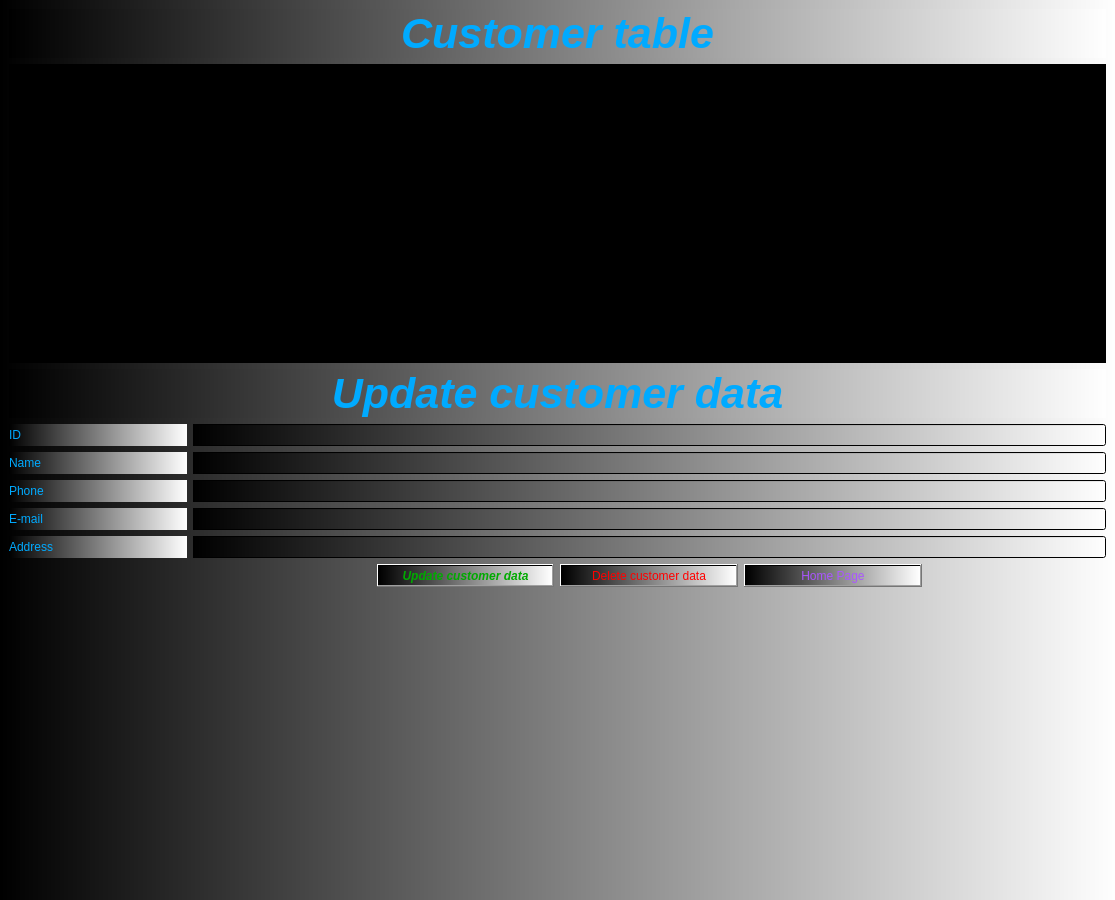
<?xml version="1.0" encoding="UTF-8"?>
<ui version="4.0">
 <class>CustomerTable</class>
 <widget class="QMainWindow" name="CustomerTable">
  <property name="geometry">
   <rect>
    <x>0</x>
    <y>0</y>
    <width>1115</width>
    <height>900</height>
   </rect>
  </property>
  <property name="font">
   <font>
    <pointsize>12</pointsize>
    <italic>true</italic>
    <bold>true</bold>
   </font>
  </property>
  <property name="windowTitle">
   <string>Customer Table</string>
  </property>
  <property name="windowIcon">
   <iconset resource="MYPICTURES.qrc">
    <normaloff>:/picture/new-arrival.png</normaloff>:/picture/new-arrival.png</iconset>
  </property>
  <property name="toolTip">
   <string>Customer Table</string>
  </property>
  <property name="styleSheet">
   <string notr="true">color: rgb(0, 170, 255);
background-color: qlineargradient(spread:pad, x1:0, y1:0, x2:1, y2:0, stop:0 rgba(0, 0, 0, 255), stop:1 rgba(255, 255, 255, 255));</string>
  </property>
  <widget class="QWidget" name="centralwidget">
   <layout class="QGridLayout" name="gridLayout_2">
    <item row="0" column="0">
     <layout class="QGridLayout" name="gridLayout">
      <item row="0" column="0" colspan="6">
       <widget class="QLabel" name="label">
        <property name="font">
         <font>
          <pointsize>32</pointsize>
          <italic>true</italic>
          <bold>true</bold>
         </font>
        </property>
        <property name="text">
         <string>Customer table</string>
        </property>
        <property name="alignment">
         <set>Qt::AlignCenter</set>
        </property>
       </widget>
      </item>
      <item row="1" column="0" colspan="6">
       <widget class="QTableView" name="tableView_customer">
        <property name="font">
         <font>
          <pointsize>10</pointsize>
          <italic>true</italic>
          <bold>true</bold>
         </font>
        </property>
        <property name="styleSheet">
         <string notr="true">background-color: rgb(0, 0, 0);</string>
        </property>
        <property name="editTriggers">
         <set>QAbstractItemView::NoEditTriggers</set>
        </property>
        <property name="alternatingRowColors">
         <bool>true</bool>
        </property>
        <attribute name="horizontalHeaderDefaultSectionSize">
         <number>157</number>
        </attribute>
        <attribute name="verticalHeaderVisible">
         <bool>false</bool>
        </attribute>
       </widget>
      </item>
      <item row="2" column="0" colspan="6">
       <widget class="QLabel" name="label_id">
        <property name="font">
         <font>
          <pointsize>32</pointsize>
          <italic>true</italic>
          <bold>true</bold>
         </font>
        </property>
        <property name="text">
         <string>Update customer data</string>
        </property>
        <property name="alignment">
         <set>Qt::AlignCenter</set>
        </property>
       </widget>
      </item>
      <item row="3" column="0">
       <widget class="QLabel" name="label_3">
        <property name="text">
         <string>ID</string>
        </property>
       </widget>
      </item>
      <item row="3" column="1" colspan="5">
       <widget class="QLineEdit" name="lineEdit_id">
        <property name="readOnly">
         <bool>true</bool>
        </property>
       </widget>
      </item>
      <item row="4" column="0">
       <widget class="QLabel" name="label_4">
        <property name="text">
         <string>Name</string>
        </property>
       </widget>
      </item>
      <item row="4" column="1" colspan="5">
       <widget class="QLineEdit" name="lineEdit_name"/>
      </item>
      <item row="5" column="0">
       <widget class="QLabel" name="label_5">
        <property name="text">
         <string>Phone</string>
        </property>
       </widget>
      </item>
      <item row="5" column="1" colspan="5">
       <widget class="QLineEdit" name="lineEdit_phone"/>
      </item>
      <item row="6" column="0">
       <widget class="QLabel" name="label_6">
        <property name="text">
         <string>E-mail</string>
        </property>
       </widget>
      </item>
      <item row="6" column="1" colspan="5">
       <widget class="QLineEdit" name="lineEdit_email"/>
      </item>
      <item row="7" column="0">
       <widget class="QLabel" name="label_7">
        <property name="text">
         <string>Address</string>
        </property>
       </widget>
      </item>
      <item row="7" column="1" colspan="5">
       <widget class="QLineEdit" name="lineEdit_address"/>
      </item>
      <item row="8" column="1" rowspan="2">
       <spacer name="verticalSpacer">
        <property name="orientation">
         <enum>Qt::Vertical</enum>
        </property>
        <property name="sizeHint" stdset="0">
         <size>
          <width>20</width>
          <height>40</height>
         </size>
        </property>
       </spacer>
      </item>
      <item row="8" column="2">
       <widget class="QPushButton" name="pushButton_update_data">
        <property name="font">
         <font>
          <pointsize>9</pointsize>
          <italic>true</italic>
          <bold>true</bold>
         </font>
        </property>
        <property name="styleSheet">
         <string notr="true">color: rgb(0, 170, 0);</string>
        </property>
        <property name="text">
         <string>Update customer data</string>
        </property>
       </widget>
      </item>
      <item row="8" column="3">
       <widget class="QPushButton" name="pushButton_delete_data">
        <property name="styleSheet">
         <string notr="true">color: rgb(255, 0, 0);</string>
        </property>
        <property name="text">
         <string>Delete customer data</string>
        </property>
       </widget>
      </item>
      <item row="8" column="4">
       <widget class="QPushButton" name="pushButton_homePage">
        <property name="styleSheet">
         <string notr="true">color: rgb(170, 85, 255);</string>
        </property>
        <property name="text">
         <string>Home Page</string>
        </property>
       </widget>
      </item>
      <item row="8" column="5" rowspan="2">
       <spacer name="verticalSpacer_5">
        <property name="orientation">
         <enum>Qt::Vertical</enum>
        </property>
        <property name="sizeHint" stdset="0">
         <size>
          <width>20</width>
          <height>40</height>
         </size>
        </property>
       </spacer>
      </item>
      <item row="9" column="2">
       <spacer name="verticalSpacer_2">
        <property name="orientation">
         <enum>Qt::Vertical</enum>
        </property>
        <property name="sizeHint" stdset="0">
         <size>
          <width>20</width>
          <height>40</height>
         </size>
        </property>
       </spacer>
      </item>
      <item row="9" column="3">
       <spacer name="verticalSpacer_3">
        <property name="orientation">
         <enum>Qt::Vertical</enum>
        </property>
        <property name="sizeHint" stdset="0">
         <size>
          <width>20</width>
          <height>40</height>
         </size>
        </property>
       </spacer>
      </item>
      <item row="9" column="4">
       <spacer name="verticalSpacer_4">
        <property name="orientation">
         <enum>Qt::Vertical</enum>
        </property>
        <property name="sizeHint" stdset="0">
         <size>
          <width>20</width>
          <height>40</height>
         </size>
        </property>
       </spacer>
      </item>
     </layout>
    </item>
   </layout>
  </widget>
  <widget class="QMenuBar" name="menubar">
   <property name="geometry">
    <rect>
     <x>0</x>
     <y>0</y>
     <width>1115</width>
     <height>26</height>
    </rect>
   </property>
  </widget>
 </widget>
 <resources>
  <include location="MYPICTURES.qrc"/>
 </resources>
 <connections/>
</ui>
